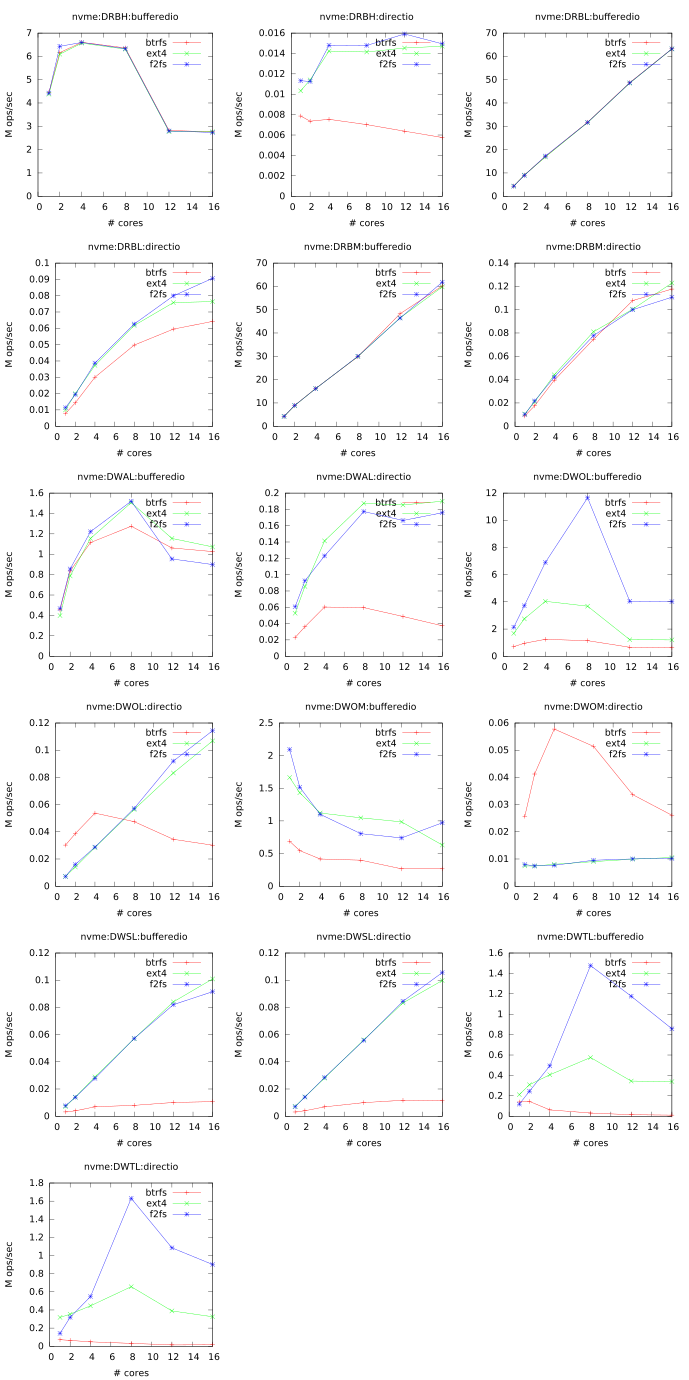

Generate this figure with gnuplot:
# LOG_FILE = logs/2016-11-15-07-58-18.678571/fxmark.log
# FS_TYPES = ext4,btrfs,f2fs
# SYSTEM = Linux perf 4.9.0-rc1+ #75 SMP Thu Oct 20 16:49:49 PDT 2016 x86_64 x86_64 x86_64 GNU/Linux
# NUM_TEST_CONF = 288
# CORE_PER_CHIP = 8
# MEDIA_TYPES = ssd,hdd,ramdisk,nvme,mem
# BENCH_TYPES = DWAL,DWOL,DWOM,DWSL,DWTL,DRBH,DRBM,DRBL
# CORE_SEQ = 0,1,2,3,4,5,6,7,8,9,10,11,12,13,14,15,16,17,18,19,20,21,22,23,24,25,26,27,28,29,30,31
# MODEL_NAME = Intel(R) Xeon(R) CPU E5-2630 v3 @ 2.40GHz
# DURATION = 2s
# SMT_LEVEL = 2
# DISK_SIZE = 64G
# PHYSICAL_CHIPS = 2
# DIRECTIO = bufferedio,directio
# NCORES = 1,2,4,8,12,16

set term pdfcairo size 6.8999999999999995in,13.799999999999999in font ',10'
set_out='set output "`if test -z $OUT; then echo sc.pdf; else echo $OUT; fi`"'
eval set_out
set multiplot layout 6,3

set title 'nvme:DRBH:bufferedio'
set xlabel '# cores'
set ylabel 'M ops/sec'
plot [0:][0:] 'nvme:btrfs:DRBH:bufferedio.dat' using 1:2 title 'btrfs' with lp ps 0.5, 'nvme:ext4:DRBH:bufferedio.dat' using 1:2 title 'ext4' with lp ps 0.5, 'nvme:f2fs:DRBH:bufferedio.dat' using 1:2 title 'f2fs' with lp ps 0.5

set title 'nvme:DRBH:directio'
set xlabel '# cores'
set ylabel 'M ops/sec'
plot [0:][0:] 'nvme:btrfs:DRBH:directio.dat' using 1:2 title 'btrfs' with lp ps 0.5, 'nvme:ext4:DRBH:directio.dat' using 1:2 title 'ext4' with lp ps 0.5, 'nvme:f2fs:DRBH:directio.dat' using 1:2 title 'f2fs' with lp ps 0.5

set title 'nvme:DRBL:bufferedio'
set xlabel '# cores'
set ylabel 'M ops/sec'
plot [0:][0:] 'nvme:btrfs:DRBL:bufferedio.dat' using 1:2 title 'btrfs' with lp ps 0.5, 'nvme:ext4:DRBL:bufferedio.dat' using 1:2 title 'ext4' with lp ps 0.5, 'nvme:f2fs:DRBL:bufferedio.dat' using 1:2 title 'f2fs' with lp ps 0.5

set title 'nvme:DRBL:directio'
set xlabel '# cores'
set ylabel 'M ops/sec'
plot [0:][0:] 'nvme:btrfs:DRBL:directio.dat' using 1:2 title 'btrfs' with lp ps 0.5, 'nvme:ext4:DRBL:directio.dat' using 1:2 title 'ext4' with lp ps 0.5, 'nvme:f2fs:DRBL:directio.dat' using 1:2 title 'f2fs' with lp ps 0.5

set title 'nvme:DRBM:bufferedio'
set xlabel '# cores'
set ylabel 'M ops/sec'
plot [0:][0:] 'nvme:btrfs:DRBM:bufferedio.dat' using 1:2 title 'btrfs' with lp ps 0.5, 'nvme:ext4:DRBM:bufferedio.dat' using 1:2 title 'ext4' with lp ps 0.5, 'nvme:f2fs:DRBM:bufferedio.dat' using 1:2 title 'f2fs' with lp ps 0.5

set title 'nvme:DRBM:directio'
set xlabel '# cores'
set ylabel 'M ops/sec'
plot [0:][0:] 'nvme:btrfs:DRBM:directio.dat' using 1:2 title 'btrfs' with lp ps 0.5, 'nvme:ext4:DRBM:directio.dat' using 1:2 title 'ext4' with lp ps 0.5, 'nvme:f2fs:DRBM:directio.dat' using 1:2 title 'f2fs' with lp ps 0.5

set title 'nvme:DWAL:bufferedio'
set xlabel '# cores'
set ylabel 'M ops/sec'
plot [0:][0:] 'nvme:btrfs:DWAL:bufferedio.dat' using 1:2 title 'btrfs' with lp ps 0.5, 'nvme:ext4:DWAL:bufferedio.dat' using 1:2 title 'ext4' with lp ps 0.5, 'nvme:f2fs:DWAL:bufferedio.dat' using 1:2 title 'f2fs' with lp ps 0.5

set title 'nvme:DWAL:directio'
set xlabel '# cores'
set ylabel 'M ops/sec'
plot [0:][0:] 'nvme:btrfs:DWAL:directio.dat' using 1:2 title 'btrfs' with lp ps 0.5, 'nvme:ext4:DWAL:directio.dat' using 1:2 title 'ext4' with lp ps 0.5, 'nvme:f2fs:DWAL:directio.dat' using 1:2 title 'f2fs' with lp ps 0.5

set title 'nvme:DWOL:bufferedio'
set xlabel '# cores'
set ylabel 'M ops/sec'
plot [0:][0:] 'nvme:btrfs:DWOL:bufferedio.dat' using 1:2 title 'btrfs' with lp ps 0.5, 'nvme:ext4:DWOL:bufferedio.dat' using 1:2 title 'ext4' with lp ps 0.5, 'nvme:f2fs:DWOL:bufferedio.dat' using 1:2 title 'f2fs' with lp ps 0.5

set title 'nvme:DWOL:directio'
set xlabel '# cores'
set ylabel 'M ops/sec'
plot [0:][0:] 'nvme:btrfs:DWOL:directio.dat' using 1:2 title 'btrfs' with lp ps 0.5, 'nvme:ext4:DWOL:directio.dat' using 1:2 title 'ext4' with lp ps 0.5, 'nvme:f2fs:DWOL:directio.dat' using 1:2 title 'f2fs' with lp ps 0.5

set title 'nvme:DWOM:bufferedio'
set xlabel '# cores'
set ylabel 'M ops/sec'
plot [0:][0:] 'nvme:btrfs:DWOM:bufferedio.dat' using 1:2 title 'btrfs' with lp ps 0.5, 'nvme:ext4:DWOM:bufferedio.dat' using 1:2 title 'ext4' with lp ps 0.5, 'nvme:f2fs:DWOM:bufferedio.dat' using 1:2 title 'f2fs' with lp ps 0.5

set title 'nvme:DWOM:directio'
set xlabel '# cores'
set ylabel 'M ops/sec'
plot [0:][0:] 'nvme:btrfs:DWOM:directio.dat' using 1:2 title 'btrfs' with lp ps 0.5, 'nvme:ext4:DWOM:directio.dat' using 1:2 title 'ext4' with lp ps 0.5, 'nvme:f2fs:DWOM:directio.dat' using 1:2 title 'f2fs' with lp ps 0.5

set title 'nvme:DWSL:bufferedio'
set xlabel '# cores'
set ylabel 'M ops/sec'
plot [0:][0:] 'nvme:btrfs:DWSL:bufferedio.dat' using 1:2 title 'btrfs' with lp ps 0.5, 'nvme:ext4:DWSL:bufferedio.dat' using 1:2 title 'ext4' with lp ps 0.5, 'nvme:f2fs:DWSL:bufferedio.dat' using 1:2 title 'f2fs' with lp ps 0.5

set title 'nvme:DWSL:directio'
set xlabel '# cores'
set ylabel 'M ops/sec'
plot [0:][0:] 'nvme:btrfs:DWSL:directio.dat' using 1:2 title 'btrfs' with lp ps 0.5, 'nvme:ext4:DWSL:directio.dat' using 1:2 title 'ext4' with lp ps 0.5, 'nvme:f2fs:DWSL:directio.dat' using 1:2 title 'f2fs' with lp ps 0.5

set title 'nvme:DWTL:bufferedio'
set xlabel '# cores'
set ylabel 'M ops/sec'
plot [0:][0:] 'nvme:btrfs:DWTL:bufferedio.dat' using 1:2 title 'btrfs' with lp ps 0.5, 'nvme:ext4:DWTL:bufferedio.dat' using 1:2 title 'ext4' with lp ps 0.5, 'nvme:f2fs:DWTL:bufferedio.dat' using 1:2 title 'f2fs' with lp ps 0.5

set title 'nvme:DWTL:directio'
set xlabel '# cores'
set ylabel 'M ops/sec'
plot [0:][0:] 'nvme:btrfs:DWTL:directio.dat' using 1:2 title 'btrfs' with lp ps 0.5, 'nvme:ext4:DWTL:directio.dat' using 1:2 title 'ext4' with lp ps 0.5, 'nvme:f2fs:DWTL:directio.dat' using 1:2 title 'f2fs' with lp ps 0.5

unset multiplot
set output
